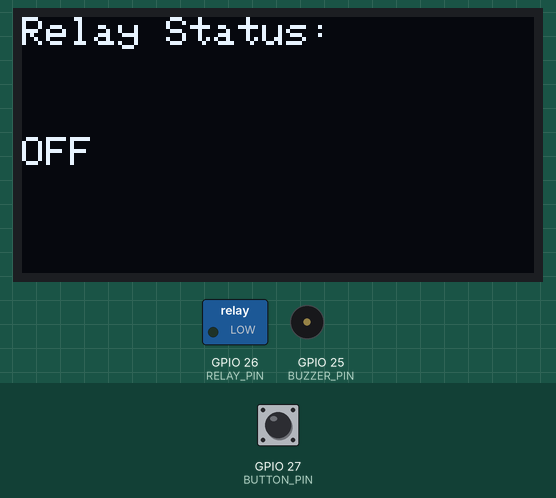
Recording of a sketch running on a simulated ESP32. On the bench: 128×64 one-colour display, switched loads named in the sketch (green lamp = pin HIGH), buzzer (waves = sounding, pin HIGH). Dashed ring = blinking. The test bench sets the inputs (shaded band); at power-on: GPIO 27 (BUTTON_PIN) HIGH. WiFi joins after 1.5 s; servers stay silent unless stated; the display library's start-up logo is not drawn; uploads are accepted with an empty reply; what the sketch prints to the serial monitor is not drawn.

Above: at 4.7 s.
4.8 s: GPIO 27 (BUTTON_PIN) pulled LOW for 1 s
At 6.2 s:
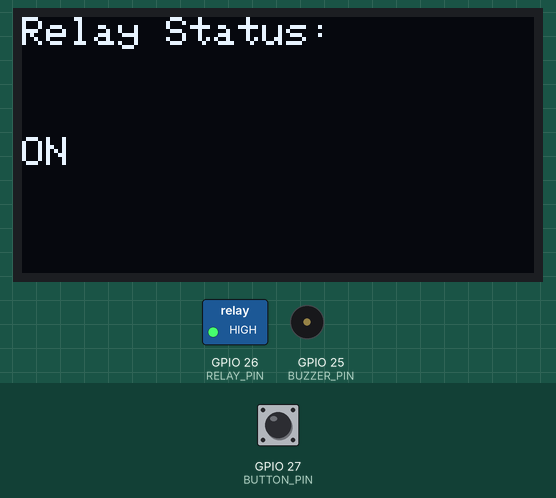
7.3 s: GPIO 27 (BUTTON_PIN) pulled LOW for 0.15 s
At 8.2 s:
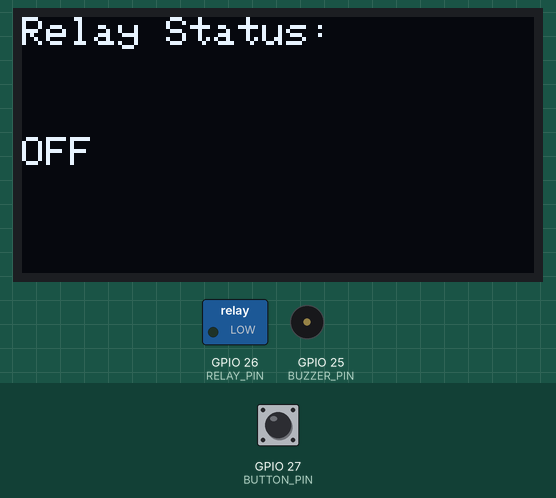
8.9 s: GPIO 27 (BUTTON_PIN) pulled LOW for 3.2 s
At 9.66 s:
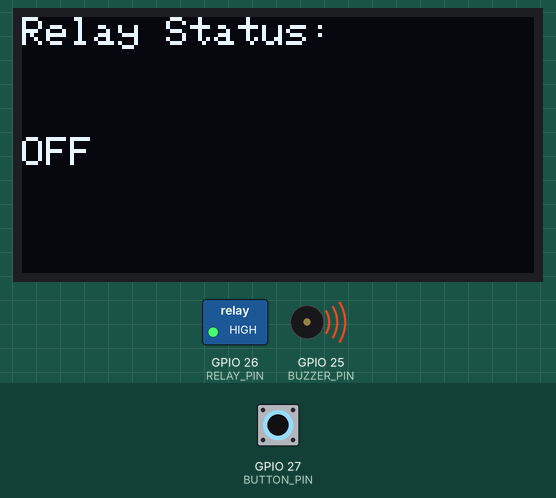
Timing chart, 0 to 13.5 s (numbered marks = the images above; inputs shaded):
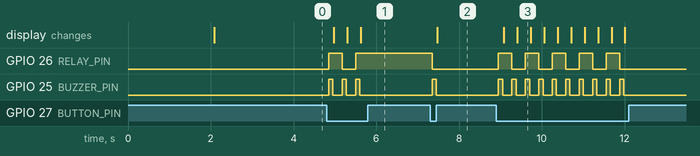

Measured:
- after the input at 4.8 s, GPIO 26 (RELAY_PIN): LOW → HIGH after 0.05 s, → LOW 0.33 s later, → HIGH 0.33 s later; GPIO 25 (BUZZER_PIN): alternates HIGH for 0.10 s and LOW for 0.23 s, 6 changes in all, then stays LOW, starting after 0.05 s; the display: changes after 0.18 s (image 1)
- after the input at 7.3 s, GPIO 26 (RELAY_PIN): HIGH → LOW after 0.05 s; GPIO 25 (BUZZER_PIN): LOW → HIGH after 0.05 s, → LOW 0.10 s later; the display: changes after 0.18 s (image 2)
- after the input at 8.9 s, GPIO 26 (RELAY_PIN): alternates HIGH for 0.33 s and LOW for 0.33 s, 10 changes in all, then stays LOW, starting after 0.05 s; GPIO 25 (BUZZER_PIN): alternates HIGH for 0.10 s and LOW for 0.23 s, 20 changes in all, then stays LOW, starting after 0.05 s; the display: first changes after 0.18 s (image 3 shows a later state)

The sketch:

sketch_sep21a.ino
```cpp
#include <WiFi.h>
#include <HTTPClient.h>
#include <ArduinoJson.h>
#include <Adafruit_GFX.h>
#include <Adafruit_SSD1306.h>

// Wi-Fi credentials
const char* ssid = "MMR_L2";
const char* password = "Madhan25";

// Flask server details
const char* flaskServerIP = "192.168.29.254:5000"; // Replace with your computer's IP
const int flaskPort = 5000;
const char* updateEndpoint = "/update_status";

// Pin definitions
const int RELAY_PIN = 26;
const int BUTTON_PIN = 27;
const int BUZZER_PIN = 25; // New pin for the buzzer

// OLED display settings
#define SCREEN_WIDTH 128
#define SCREEN_HEIGHT 64
Adafruit_SSD1306 display(SCREEN_WIDTH, SCREEN_HEIGHT, &Wire, -1);

// State variables
bool relayState = false; // false = OFF, true = ON
bool lastButtonState = HIGH;
unsigned long lastDebounceTime = 0;
unsigned long debounceDelay = 50;

void setup() {
  Serial.begin(115200);

  // Pin setup
  pinMode(RELAY_PIN, OUTPUT);
  pinMode(BUZZER_PIN, OUTPUT); // Set buzzer pin as an output
  pinMode(BUTTON_PIN, INPUT_PULLUP);

  // OLED setup
  if (!display.begin(SSD1306_SWITCHCAPVCC, 0x3C)) {
    Serial.println(F("SSD1306 allocation failed"));
    for (;;);
  }
  display.display();
  delay(2000);
  display.clearDisplay();
  display.setTextSize(0.5);
  display.setTextColor(WHITE);
  updateOLED();

  // Connect to Wi-Fi
  Serial.println();
  Serial.print("Connecting to ");
  Serial.println(ssid);
  WiFi.begin(ssid, password);
  while (WiFi.status() != WL_CONNECTED) {
    delay(500);
    Serial.print(".");
  }
  Serial.println("");
  Serial.println("WiFi connected");
  Serial.println("IP address: ");
  Serial.println(WiFi.localIP());
}

void loop() {
  // Read button state
  int currentButtonState = digitalRead(BUTTON_PIN);

  // Debounce logic
  if (currentButtonState != lastButtonState) {
    lastDebounceTime = millis();
  }

  if ((millis() - lastDebounceTime) > debounceDelay) {
    if (currentButtonState == LOW) {
      // Button was pressed, toggle relay state
      relayState = !relayState;
      digitalWrite(RELAY_PIN, relayState ? HIGH : LOW);

      // Provide a brief buzzer sound
      digitalWrite(BUZZER_PIN, HIGH);
      delay(100);
      digitalWrite(BUZZER_PIN, LOW);

      // Update OLED display and send JSON
      updateOLED();
      sendJSONtoFlask(relayState ? "ON" : "OFF");
    }
  }

  lastButtonState = currentButtonState;
}

void updateOLED() {
  display.clearDisplay();
  display.setCursor(0, 0);
  display.println("Relay Status:");
  display.setTextSize(1);
  display.setCursor(0, 30);
  display.println(relayState ? "ON" : "OFF");
  display.display();
}

void sendJSONtoFlask(const char* status) {
  if (WiFi.status() == WL_CONNECTED) {
    HTTPClient http;
    String serverUrl = "http://" + String(flaskServerIP) + ":" + String(flaskPort) + String(updateEndpoint);

    http.begin(serverUrl.c_str());
    http.addHeader("Content-Type", "application/json");

    StaticJsonDocument<200> doc;
    doc["status"] = status;

    String jsonString;
    serializeJson(doc, jsonString);

    int httpResponseCode = http.POST(jsonString);

    if (httpResponseCode > 0) {
      Serial.printf("[HTTP] POST... code: %d\n", httpResponseCode);
      String payload = http.getString();
      Serial.println(payload);
    } else {
      Serial.printf("[HTTP] POST... failed, error: %s\n", http.errorToString(httpResponseCode).c_str());
    }
    http.end();
  } else {
    Serial.println("WiFi not connected");
  }
}
```
